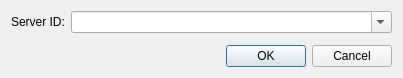
<?xml version="1.0" encoding="UTF-8"?>
<ui version="4.0">
 <class>Dialog</class>
 <widget class="QDialog" name="Dialog">
  <property name="geometry">
   <rect>
    <x>0</x>
    <y>0</y>
    <width>403</width>
    <height>78</height>
   </rect>
  </property>
  <property name="windowTitle">
   <string>Dialog</string>
  </property>
  <layout class="QVBoxLayout" name="verticalLayout">
   <item>
    <layout class="QFormLayout" name="formLayout">
     <property name="fieldGrowthPolicy">
      <enum>QFormLayout::AllNonFixedFieldsGrow</enum>
     </property>
     <item row="0" column="0">
      <widget class="QLabel" name="laServerId">
       <property name="text">
        <string>Server ID:</string>
       </property>
      </widget>
     </item>
     <item row="0" column="1">
      <widget class="QComboBox" name="ui_server_id">
       <property name="editable">
        <bool>true</bool>
       </property>
      </widget>
     </item>
    </layout>
   </item>
   <item>
    <widget class="QDialogButtonBox" name="buttonBox">
     <property name="orientation">
      <enum>Qt::Horizontal</enum>
     </property>
     <property name="standardButtons">
      <set>QDialogButtonBox::Cancel|QDialogButtonBox::Ok</set>
     </property>
    </widget>
   </item>
  </layout>
 </widget>
 <resources/>
 <connections>
  <connection>
   <sender>buttonBox</sender>
   <signal>accepted()</signal>
   <receiver>Dialog</receiver>
   <slot>accept()</slot>
   <hints>
    <hint type="sourcelabel">
     <x>248</x>
     <y>254</y>
    </hint>
    <hint type="destinationlabel">
     <x>157</x>
     <y>274</y>
    </hint>
   </hints>
  </connection>
  <connection>
   <sender>buttonBox</sender>
   <signal>rejected()</signal>
   <receiver>Dialog</receiver>
   <slot>reject()</slot>
   <hints>
    <hint type="sourcelabel">
     <x>316</x>
     <y>260</y>
    </hint>
    <hint type="destinationlabel">
     <x>286</x>
     <y>274</y>
    </hint>
   </hints>
  </connection>
 </connections>
</ui>
